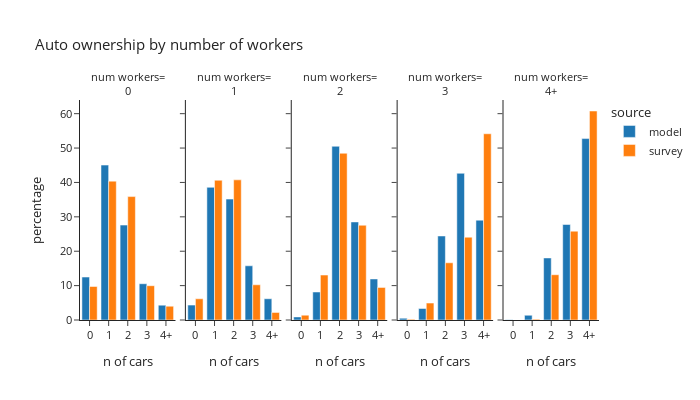

Source (notebook cell):
### Code cell
plot_auto(hh,'num_workers_simple','number of workers','num workers')

### Figure 1 — Plotly figure (JSON) as saved in the notebook; plotly's stock layout.template omitted (floating-point values rounded to 4 significant figures)
{"data": [{"alignmentgroup": "True", "hovertemplate": "source=model<br>num_workers_simple=0<br>auto_ownership_simple=%{x}<br>percentage=%{y}<extra></extra>", "legendgroup": "model", "marker": {"color": "#1F77B4", "pattern": {"shape": ""}}, "name": "model", "offsetgroup": "model", "orientation": "v", "showlegend": true, "textposition": "auto", "type": "bar", "x": ["0", "1", "2", "3", "4+"], "xaxis": "x", "y": [12.49, 45.05, 27.6, 10.54, 4.321], "yaxis": "y"}, {"alignmentgroup": "True", "hovertemplate": "source=model<br>num_workers_simple=1<br>auto_ownership_simple=%{x}<br>percentage=%{y}<extra></extra>", "legendgroup": "model", "marker": {"color": "#1F77B4", "pattern": {"shape": ""}}, "name": "model", "offsetgroup": "model", "orientation": "v", "showlegend": false, "textposition": "auto", "type": "bar", "x": ["0", "1", "2", "3", "4+"], "xaxis": "x2", "y": [4.33, 38.58, 35.16, 15.76, 6.175], "yaxis": "y2"}, {"alignmentgroup": "True", "hovertemplate": "source=model<br>num_workers_simple=2<br>auto_ownership_simple=%{x}<br>percentage=%{y}<extra></extra>", "legendgroup": "model", "marker": {"color": "#1F77B4", "pattern": {"shape": ""}}, "name": "model", "offsetgroup": "model", "orientation": "v", "showlegend": false, "textposition": "auto", "type": "bar", "x": ["0", "1", "2", "3", "4+"], "xaxis": "x3", "y": [0.898, 8.139, 50.52, 28.51, 11.93], "yaxis": "y3"}, {"alignmentgroup": "True", "hovertemplate": "source=model<br>num_workers_simple=3<br>auto_ownership_simple=%{x}<br>percentage=%{y}<extra></extra>", "legendgroup": "model", "marker": {"color": "#1F77B4", "pattern": {"shape": ""}}, "name": "model", "offsetgroup": "model", "orientation": "v", "showlegend": false, "textposition": "auto", "type": "bar", "x": ["0", "1", "2", "3", "4+"], "xaxis": "x4", "y": [0.5213, 3.351, 24.44, 42.66, 29.03], "yaxis": "y4"}, {"alignmentgroup": "True", "hovertemplate": "source=model<br>num_workers_simple=4+<br>auto_ownership_simple=%{x}<br>percentage=%{y}<extra></extra>", "legendgroup": "model", "marker": {"color": "#1F77B4", "pattern": {"shape": ""}}, "name": "model", "offsetgroup": "model", "orientation": "v", "showlegend": false, "textposition": "auto", "type": "bar", "x": ["0", "1", "2", "3", "4+"], "xaxis": "x5", "y": [0.05017, 1.382, 18.04, 27.77, 52.75], "yaxis": "y5"}, {"alignmentgroup": "True", "hovertemplate": "source=survey<br>num_workers_simple=0<br>auto_ownership_simple=%{x}<br>percentage=%{y}<extra></extra>", "legendgroup": "survey", "marker": {"color": "#FF7F0E", "pattern": {"shape": ""}}, "name": "survey", "offsetgroup": "survey", "orientation": "v", "showlegend": true, "textposition": "auto", "type": "bar", "x": ["0", "1", "2", "3", "4+"], "xaxis": "x", "y": [9.746, 40.38, 35.89, 9.971, 4.016], "yaxis": "y"}, {"alignmentgroup": "True", "hovertemplate": "source=survey<br>num_workers_simple=1<br>auto_ownership_simple=%{x}<br>percentage=%{y}<extra></extra>", "legendgroup": "survey", "marker": {"color": "#FF7F0E", "pattern": {"shape": ""}}, "name": "survey", "offsetgroup": "survey", "orientation": "v", "showlegend": false, "textposition": "auto", "type": "bar", "x": ["0", "1", "2", "3", "4+"], "xaxis": "x2", "y": [6.162, 40.64, 40.76, 10.24, 2.202], "yaxis": "y2"}, {"alignmentgroup": "True", "hovertemplate": "source=survey<br>num_workers_simple=2<br>auto_ownership_simple=%{x}<br>percentage=%{y}<extra></extra>", "legendgroup": "survey", "marker": {"color": "#FF7F0E", "pattern": {"shape": ""}}, "name": "survey", "offsetgroup": "survey", "orientation": "v", "showlegend": false, "textposition": "auto", "type": "bar", "x": ["0", "1", "2", "3", "4+"], "xaxis": "x3", "y": [1.408, 13.07, 48.49, 27.55, 9.479], "yaxis": "y3"}, {"alignmentgroup": "True", "hovertemplate": "source=survey<br>num_workers_simple=3<br>auto_ownership_simple=%{x}<br>percentage=%{y}<extra></extra>", "legendgroup": "survey", "marker": {"color": "#FF7F0E", "pattern": {"shape": ""}}, "name": "survey", "offsetgroup": "survey", "orientation": "v", "showlegend": false, "textposition": "auto", "type": "bar", "x": ["0", "1", "2", "3", "4+"], "xaxis": "x4", "y": [0.2047, 4.924, 16.64, 24.08, 54.16], "yaxis": "y4"}, {"alignmentgroup": "True", "hovertemplate": "source=survey<br>num_workers_simple=4+<br>auto_ownership_simple=%{x}<br>percentage=%{y}<extra></extra>", "legendgroup": "survey", "marker": {"color": "#FF7F0E", "pattern": {"shape": ""}}, "name": "survey", "offsetgroup": "survey", "orientation": "v", "showlegend": false, "textposition": "auto", "type": "bar", "x": ["1", "2", "3", "4+"], "xaxis": "x5", "y": [0.2312, 13.16, 25.83, 60.78], "yaxis": "y5"}], "layout": {"annotations": [{"font": {}, "showarrow": false, "text": "num workers=<br>0", "x": 0.092, "xanchor": "center", "xref": "paper", "y": 1, "yanchor": "bottom", "yref": "paper"}, {"font": {}, "showarrow": false, "text": "num workers=<br>1", "x": 0.296, "xanchor": "center", "xref": "paper", "y": 1, "yanchor": "bottom", "yref": "paper"}, {"font": {}, "showarrow": false, "text": "num workers=<br>2", "x": 0.5, "xanchor": "center", "xref": "paper", "y": 1, "yanchor": "bottom", "yref": "paper"}, {"font": {}, "showarrow": false, "text": "num workers=<br>3", "x": 0.704, "xanchor": "center", "xref": "paper", "y": 1, "yanchor": "bottom", "yref": "paper"}, {"font": {}, "showarrow": false, "text": "num workers=<br>4+", "x": 0.908, "xanchor": "center", "xref": "paper", "y": 1, "yanchor": "bottom", "yref": "paper"}], "barmode": "group", "font": {"size": 11}, "height": 400, "legend": {"title": {"text": "source"}, "tracegroupgap": 0}, "title": {"text": "Auto ownership by number of workers"}, "width": 700, "xaxis": {"anchor": "y", "domain": [0, 0.184], "title": {"text": "n of cars"}}, "xaxis2": {"anchor": "y2", "domain": [0.204, 0.388], "matches": "x", "title": {"text": "n of cars"}}, "xaxis3": {"anchor": "y3", "domain": [0.408, 0.592], "matches": "x", "title": {"text": "n of cars"}}, "xaxis4": {"anchor": "y4", "domain": [0.612, 0.796], "matches": "x", "title": {"text": "n of cars"}}, "xaxis5": {"anchor": "y5", "domain": [0.816, 1], "matches": "x", "title": {"text": "n of cars"}}, "yaxis": {"anchor": "x", "domain": [0, 1], "title": {"text": "percentage"}}, "yaxis2": {"anchor": "x2", "domain": [0, 1], "matches": "y", "showticklabels": false}, "yaxis3": {"anchor": "x3", "domain": [0, 1], "matches": "y", "showticklabels": false}, "yaxis4": {"anchor": "x4", "domain": [0, 1], "matches": "y", "showticklabels": false}, "yaxis5": {"anchor": "x5", "domain": [0, 1], "matches": "y", "showticklabels": false}}}
